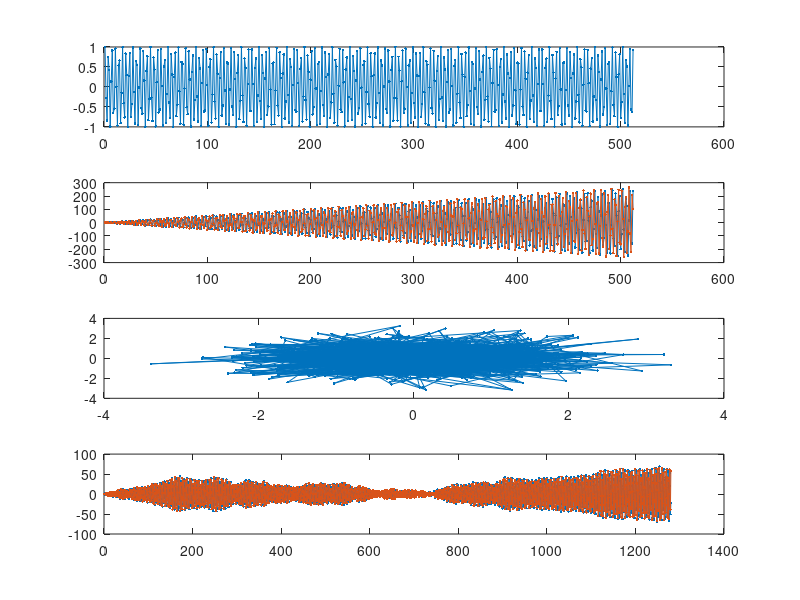

Reproduce this figure in MATLAB. (Note: this script raises an error after producing the figure.)
clc
clear all
close all

%% Parameter
test_freq = 19 ; % relative ratio to N
test_freq_range = [ 17 ];
N = 64;
Q = 2^4 ;
fvtoolAnalysis = 'magnitude' ; % 'polezero', 'freq', 'magnitude', 'phase'
RANGE_TEST = false;

if ~RANGE_TEST
    test_freq_range = test_freq ;
end

%% test 2 :  pole pair and single zero goertzel filter
cell_idx = 1 ;
for k = test_freq_range
    a{cell_idx} = [1 -2*cos(2*pi*k/N) 1] ;
    b{cell_idx} = [1 -exp(1i*2*pi*k/N)] ;
    
    a{cell_idx} = floor( a{ cell_idx}*Q) / Q ;
		
%     b{cell_idx}(2) = -exp(1i* acos( a{cell_idx}(2)/(-2)) );
    b{cell_idx} = floor( b{ cell_idx}*Q) / Q ;
    
    input_w_quant( cell_idx) = acos( a{cell_idx}(2)/(-2) );
    input_w( cell_idx) = 2*pi*k/N ;
    
    
    input_w_quant_floating = cos( input_w_quant(cell_idx)* (0 : 8*N-1) ) ;
%     input_w_floating = cos( input_w(cell_idx)* (0 : 8*N-1) ) ;
input_w_floating = randn( 1, 20*N) + 1i*randn(1, 20*N);

    y_quant = filter( b{cell_idx}, a{cell_idx}, input_w_quant_floating ) ;
    y = filter( b{cell_idx}, a{cell_idx}, input_w_floating ) ;
    complx = @(x) [ real(x(:)) imag(x(:)) ] ;
    
    subplot(411)
    plot(input_w_quant_floating, '.-')
    subplot(412)
    plot( complx(y_quant), '.-' )
    subplot(413)
    plot(input_w_floating, '.-')
    subplot(414)
    plot( complx(y), '.-' )
    
    fvtool(y)
    
    cell_idx = cell_idx + 1 ;
%     pause
end





%% test 3 :   pole pair and  around zeros goertzel filter, DFT bins
% cell_idx = 1 ;
% for k = test_freq_range
%     a{cell_idx} = [1 -2*cos(2*pi*k/N) 1] ;
%     b{cell_idx} = [1 zeros(1, N-1)  -1] ;
%     
%     a{cell_idx} = floor( a{ cell_idx}*Q) / Q ;
%     b{cell_idx} = floor( b{ cell_idx}*Q) / Q ;
%     cell_idx = cell_idx + 1 ;
% end

